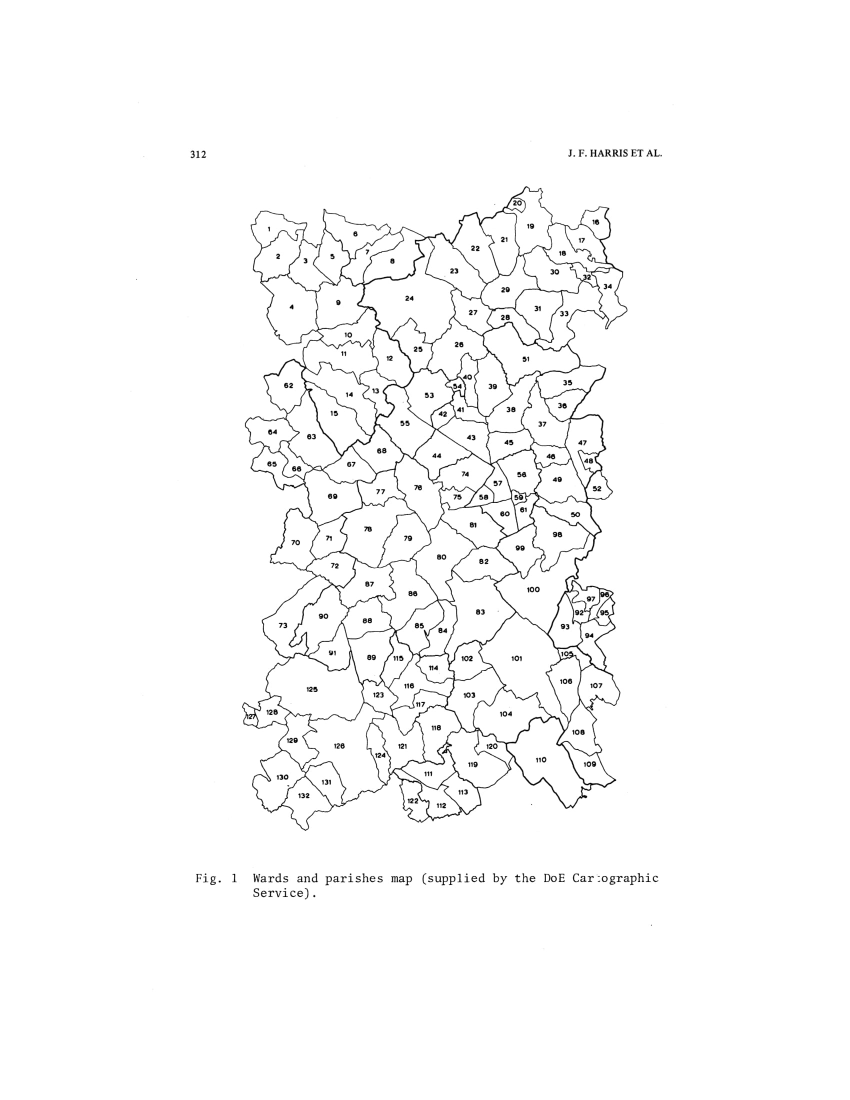
#> input picture Software Development/wards.jpg, 1700 x 2200 px (shown at 1/2 size)
$ python -i Process.py   (imports and definitions only)   (older library calls are emulated)
#> lines starting #> are read from the running program, lines starting #| are printed output that depends on the picture; after the words box and inside, x2 and y2 are one past the last pixel; in counts of white or black regions, pixels touching at a corner belong together
#> further down, picture is the input picture: shape (2200, 1700, 3); min 0, max 255, mean 250.2
import cv2
import numpy as np
import random as rn
from skimage.feature import canny
from skimage.transform import probabilistic_hough_line
from scipy.ndimage import grey_erosion, grey_dilation, generate_binary_structure


class Process:
    """
    This class contains all the algorithms used in getting different sub images
    """

    def __init__(self):
        pass

    idx = None

    # [12 lines left out: function get_bin, not called in this run]

    @staticmethod
    def blurs(img, select=3):
        """
        Applies blurs to exterminate small noises in the image
        and then uses morphological closing to join lines
        :param select:
        :param img: image with noise
        :return: noise reduced image
        """
#> called with select = 1
        if select == 0:
            blur = cv2.GaussianBlur(img, (3, 3), 0)
            # ret3, img = cv2.threshold(blur, 0, 255, cv2.THRESH_BINARY_INV + cv2.THRESH_OTSU)
            img = cv2.adaptiveThreshold(blur, 255, cv2.ADAPTIVE_THRESH_GAUSSIAN_C,
                                        cv2.THRESH_BINARY_INV, 11, 2)
            img = cv2.GaussianBlur(img, (3, 3), 0)
            kernel = np.ones((3, 3), np.uint8)
            img = cv2.morphologyEx(img, cv2.MORPH_OPEN, kernel, iterations=2)
        elif select == 1:
            img = cv2.GaussianBlur(img, (5, 5), 0)
            kernel = np.ones((3, 3), np.uint8)
            img = cv2.dilate(img, kernel, iterations=1)
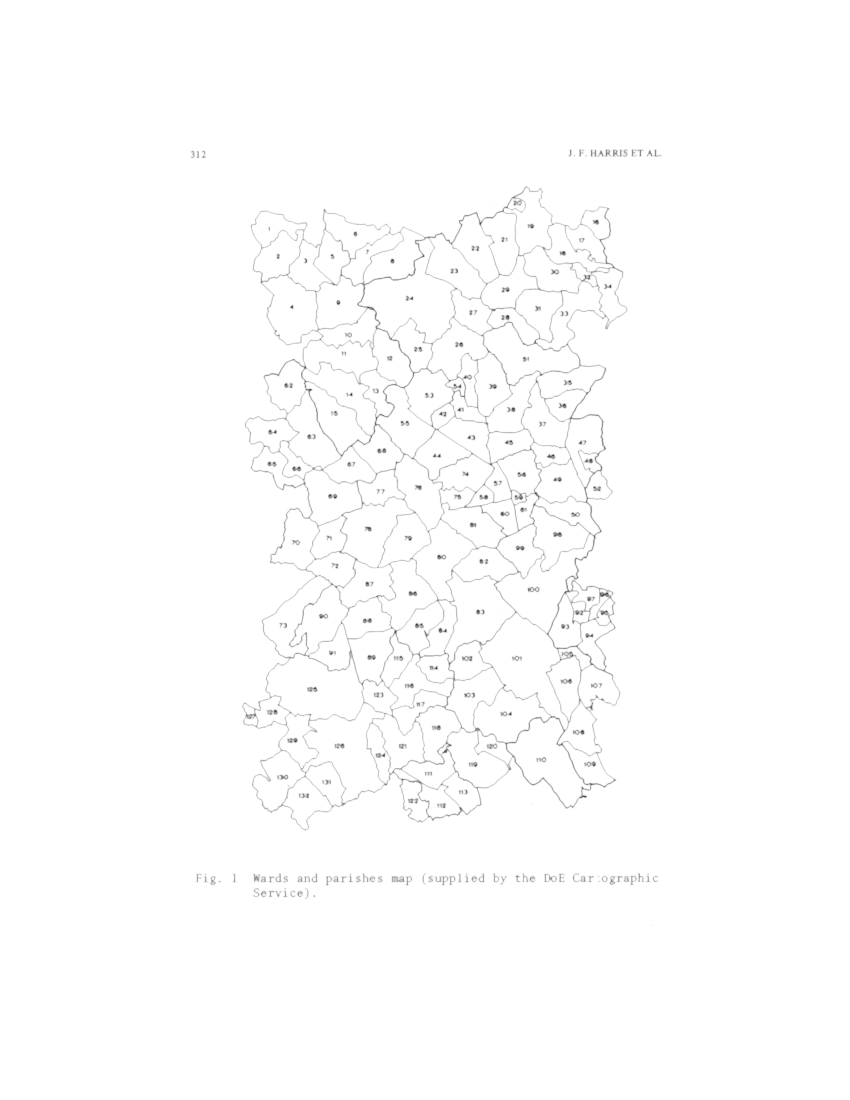
#> img: shape (2200, 1700, 3) (shown at 1/2 size); min 30, max 255, mean 253.2
            img = cv2.erode(img, kernel, iterations=1)
        elif select == 2:
            kernel = np.ones((7, 7), np.uint8)
            img = cv2.erode(img, kernel, iterations=1)
            kernel = np.ones((3, 3), np.uint8)
            img = cv2.dilate(img, kernel, iterations=2)
        elif select == 3:
            blur = cv2.GaussianBlur(img, (3, 3), 0)
            ret3, img = cv2.threshold(blur, 0, 255, cv2.THRESH_BINARY_INV + cv2.THRESH_OTSU)
            kernel = np.ones((3, 3), np.uint8)
            img = cv2.dilate(img, kernel, iterations=1)
        elif select == 4:
            img = cv2.GaussianBlur(img, (5, 5), 0)
            img = grey_erosion(img, size=(3, 3))
            img = grey_dilation(img, size=(3, 3))
        return img

    # [56 lines left out: functions get_edges, get_contour, get_subplots, not called in this run]

    @staticmethod
    def get_split(img, contour_size=1200):
        """
        This is the first step to get two images: One with plot and another with nums
        based on the contour sizes

        :param img: original image
        :param contour_size: threshold contour size
        :return: two numpy arrays
        """
        # apply blur and thinning
        img = Process.blurs(img, 1)

        # get contours
        ret, img = cv2.threshold(img, 180, 255, 0)
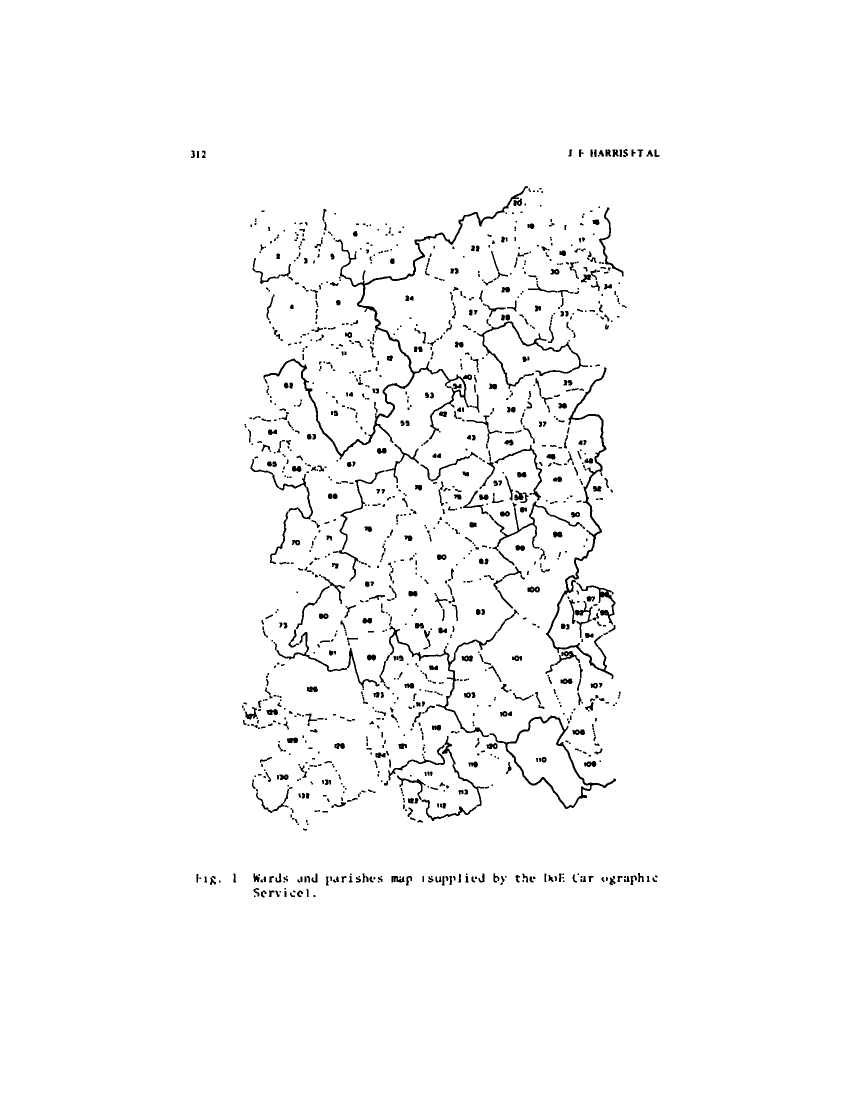
#> img: shape (2200, 1700, 3) (shown at 1/2 size); 97.7% white; 1317 black regions (606 under 20 px), largest, box (x1, y1, x2, y2) and area: (527, 372, 1056, 919) 8181, (1092, 735, 1227, 1358) 4448, (979, 1431, 1232, 1618) 2891
#> (the run stopped early here; a loop or call above may not have finished)
